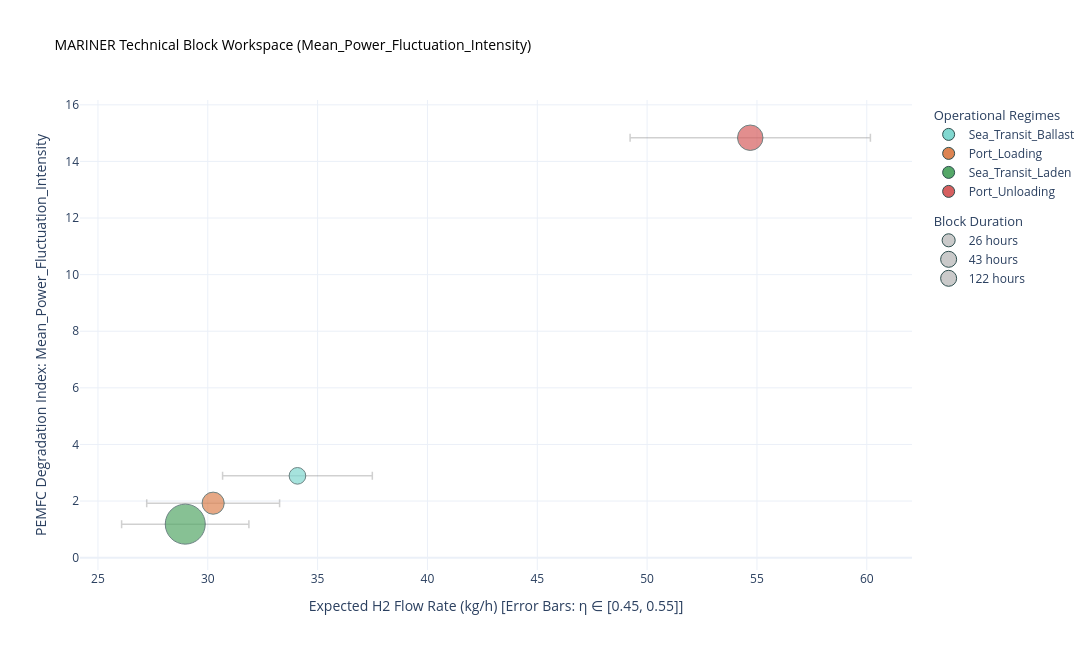
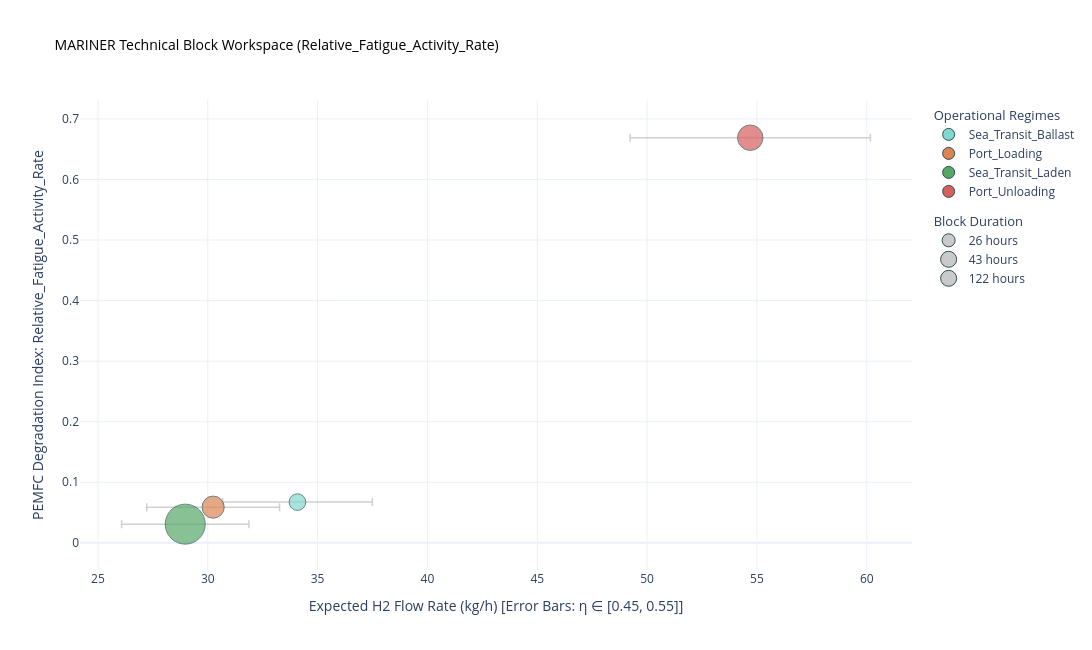

Notebook code for these charts, in order:
### Code cell
fig_bricks_fatigue = plot_block_space(combined_registry, y_axis_metric='Relative_Fatigue_Activity_Rate')
fig_bricks_fatigue.show()

fig_stats_fatigue = plot_mode_statistics(combined_stats, y_axis_metric='Relative_Fatigue_Activity_Rate')
fig_stats_fatigue.show()

### Figure 1 — Plotly figure (JSON) as saved in the notebook; plotly's stock layout.template omitted (floating-point values rounded to 4 significant figures)
{"data": [{"error_x": {"array": [3.408], "color": "rgba(120,120,120,0.35)", "symmetric": true, "thickness": 1.5, "type": "data", "width": 4}, "hoverinfo": "text", "marker": {"color": "#81D8D0", "line": {"color": "DarkSlateGrey", "width": 1}, "size": [21.08], "sizemin": 4, "sizemode": "area", "sizeref": 0.1523}, "mode": "markers", "name": "Sea_Transit_Ballast", "showlegend": false, "text": ["<b>Mode Block: Sea_Transit_Ballast</b><br>File Origin: Wembley_voy_236.csv<br>Handling: Merged<br>Start Timestamp: 2026-01-23 16:20<br>Total Duration: 21.08 h<br>Mean Power Demand: 562.1 kW<br>-----------------------------------<br>H2 Rate: [30.67 - 37.49] kg/h<br>Fatigue Damage Rate: 0.0000 (/s)<br>Power Fluctuation: 2.89 (kW²/s²)<br>"], "type": "scatter", "x": [34.08], "y": [2.89]}, {"error_x": {"array": [3.024], "color": "rgba(120,120,120,0.35)", "symmetric": true, "thickness": 1.5, "type": "data", "width": 4}, "hoverinfo": "text", "marker": {"color": "#DD8452", "line": {"color": "DarkSlateGrey", "width": 1}, "size": [37.33], "sizemin": 4, "sizemode": "area", "sizeref": 0.1523}, "mode": "markers", "name": "Port_Loading", "showlegend": false, "text": ["<b>Mode Block: Port_Loading</b><br>File Origin: Wembley_voy_236.csv<br>Start Timestamp: 2026-01-24 13:25<br>Total Duration: 37.33 h<br>Mean Power Demand: 498.8 kW<br>-----------------------------------<br>H2 Rate: [27.22 - 33.27] kg/h<br>Fatigue Damage Rate: 0.0000 (/s)<br>Power Fluctuation: 1.92 (kW²/s²)<br>"], "type": "scatter", "x": [30.24], "y": [1.924]}, {"error_x": {"array": [2.897], "color": "rgba(120,120,120,0.35)", "symmetric": true, "thickness": 1.5, "type": "data", "width": 4}, "hoverinfo": "text", "marker": {"color": "#55A868", "line": {"color": "DarkSlateGrey", "width": 1}, "size": [121.8], "sizemin": 4, "sizemode": "area", "sizeref": 0.1523}, "mode": "markers", "name": "Sea_Transit_Laden", "showlegend": false, "text": ["<b>Mode Block: Sea_Transit_Laden</b><br>File Origin: Wembley_voy_236.csv<br>Handling: Merged<br>Start Timestamp: 2026-01-26 02:45<br>Total Duration: 121.83 h<br>Mean Power Demand: 477.9 kW<br>-----------------------------------<br>H2 Rate: [26.08 - 31.87] kg/h<br>Fatigue Damage Rate: 0.0000 (/s)<br>Power Fluctuation: 1.18 (kW²/s²)<br>"], "type": "scatter", "x": [28.97], "y": [1.184]}, {"error_x": {"array": [5.47], "color": "rgba(120,120,120,0.35)", "symmetric": true, "thickness": 1.5, "type": "data", "width": 4}, "hoverinfo": "text", "marker": {"color": "#D65F5F", "line": {"color": "DarkSlateGrey", "width": 1}, "size": [49.25], "sizemin": 4, "sizemode": "area", "sizeref": 0.1523}, "mode": "markers", "name": "Port_Unloading", "showlegend": false, "text": ["<b>Mode Block: Port_Unloading</b><br>File Origin: Wembley_voy_236.csv<br>Start Timestamp: 2026-01-31 04:35<br>Total Duration: 49.25 h<br>Mean Power Demand: 902.1 kW<br>-----------------------------------<br>H2 Rate: [49.23 - 60.17] kg/h<br>Fatigue Damage Rate: 0.0000 (/s)<br>Power Fluctuation: 14.84 (kW²/s²)<br>"], "type": "scatter", "x": [54.7], "y": [14.84]}, {"legendgroup": "Modes", "legendgrouptitle": {"text": "Operational Regimes"}, "marker": {"color": "#81D8D0", "line": {"color": "DarkSlateGrey", "width": 1}, "size": 12}, "mode": "markers", "name": "Sea_Transit_Ballast", "type": "scatter", "x": [null], "y": [null]}, {"legendgroup": "Modes", "legendgrouptitle": {"text": "Operational Regimes"}, "marker": {"color": "#DD8452", "line": {"color": "DarkSlateGrey", "width": 1}, "size": 12}, "mode": "markers", "name": "Port_Loading", "type": "scatter", "x": [null], "y": [null]}, {"legendgroup": "Modes", "legendgrouptitle": {"text": "Operational Regimes"}, "marker": {"color": "#55A868", "line": {"color": "DarkSlateGrey", "width": 1}, "size": 12}, "mode": "markers", "name": "Sea_Transit_Laden", "type": "scatter", "x": [null], "y": [null]}, {"legendgroup": "Modes", "legendgrouptitle": {"text": "Operational Regimes"}, "marker": {"color": "#D65F5F", "line": {"color": "DarkSlateGrey", "width": 1}, "size": 12}, "mode": "markers", "name": "Port_Unloading", "type": "scatter", "x": [null], "y": [null]}, {"legendgroup": "Size", "legendgrouptitle": {"text": "Block Duration"}, "marker": {"color": "rgba(150,150,150,0.5)", "line": {"color": "DarkSlateGrey", "width": 1}, "size": 13.07}, "mode": "markers", "name": "26 hours", "type": "scatter", "x": [null], "y": [null]}, {"legendgroup": "Size", "legendgrouptitle": {"text": "Block Duration"}, "marker": {"color": "rgba(150,150,150,0.5)", "line": {"color": "DarkSlateGrey", "width": 1}, "size": 16.8}, "mode": "markers", "name": "43 hours", "type": "scatter", "x": [null], "y": [null]}, {"legendgroup": "Size", "legendgrouptitle": {"text": "Block Duration"}, "marker": {"color": "rgba(150,150,150,0.5)", "line": {"color": "DarkSlateGrey", "width": 1}, "size": 28.3}, "mode": "markers", "name": "122 hours", "type": "scatter", "x": [null], "y": [null]}], "layout": {"height": 650, "hovermode": "closest", "title": {"font": {"color": "black", "size": 14}, "text": "MARINER Technical Block Workspace (Mean_Power_Fluctuation_Intensity)"}, "width": 1100, "xaxis": {"title": {"text": "Expected H2 Flow Rate (kg/h) [Error Bars: η ∈ [0.45, 0.55]]"}}, "yaxis": {"title": {"text": "PEMFC Degradation Index: Mean_Power_Fluctuation_Intensity"}}}}

### Figure 2 — Plotly figure (JSON) as saved in the notebook; plotly's stock layout.template omitted (floating-point values rounded to 4 significant figures)
{"data": [{"error_x": {"array": [3.408], "color": "rgba(120,120,120,0.35)", "symmetric": true, "thickness": 1.5, "type": "data", "width": 4}, "hoverinfo": "text", "marker": {"color": "#81D8D0", "line": {"color": "DarkSlateGrey", "width": 1}, "size": [21.08], "sizemin": 4, "sizemode": "area", "sizeref": 0.1523}, "mode": "markers", "name": "Sea_Transit_Ballast", "showlegend": false, "text": ["<b>Mode Block: Sea_Transit_Ballast</b><br>File Origin: Wembley_voy_236.csv<br>Handling: Merged<br>Start Timestamp: 2026-01-23 16:20<br>Total Duration: 21.08 h<br>Mean Power Demand: 562.1 kW<br>-----------------------------------<br>H2 Rate: [30.67 - 37.49] kg/h<br>Fatigue Damage Rate: 0.0000 (/s)<br>Power Fluctuation: 2.89 (kW²/s²)<br>"], "type": "scatter", "x": [34.08], "y": [0.06727]}, {"error_x": {"array": [3.024], "color": "rgba(120,120,120,0.35)", "symmetric": true, "thickness": 1.5, "type": "data", "width": 4}, "hoverinfo": "text", "marker": {"color": "#DD8452", "line": {"color": "DarkSlateGrey", "width": 1}, "size": [37.33], "sizemin": 4, "sizemode": "area", "sizeref": 0.1523}, "mode": "markers", "name": "Port_Loading", "showlegend": false, "text": ["<b>Mode Block: Port_Loading</b><br>File Origin: Wembley_voy_236.csv<br>Start Timestamp: 2026-01-24 13:25<br>Total Duration: 37.33 h<br>Mean Power Demand: 498.8 kW<br>-----------------------------------<br>H2 Rate: [27.22 - 33.27] kg/h<br>Fatigue Damage Rate: 0.0000 (/s)<br>Power Fluctuation: 1.92 (kW²/s²)<br>"], "type": "scatter", "x": [30.24], "y": [0.05894]}, {"error_x": {"array": [2.897], "color": "rgba(120,120,120,0.35)", "symmetric": true, "thickness": 1.5, "type": "data", "width": 4}, "hoverinfo": "text", "marker": {"color": "#55A868", "line": {"color": "DarkSlateGrey", "width": 1}, "size": [121.8], "sizemin": 4, "sizemode": "area", "sizeref": 0.1523}, "mode": "markers", "name": "Sea_Transit_Laden", "showlegend": false, "text": ["<b>Mode Block: Sea_Transit_Laden</b><br>File Origin: Wembley_voy_236.csv<br>Handling: Merged<br>Start Timestamp: 2026-01-26 02:45<br>Total Duration: 121.83 h<br>Mean Power Demand: 477.9 kW<br>-----------------------------------<br>H2 Rate: [26.08 - 31.87] kg/h<br>Fatigue Damage Rate: 0.0000 (/s)<br>Power Fluctuation: 1.18 (kW²/s²)<br>"], "type": "scatter", "x": [28.97], "y": [0.03091]}, {"error_x": {"array": [5.47], "color": "rgba(120,120,120,0.35)", "symmetric": true, "thickness": 1.5, "type": "data", "width": 4}, "hoverinfo": "text", "marker": {"color": "#D65F5F", "line": {"color": "DarkSlateGrey", "width": 1}, "size": [49.25], "sizemin": 4, "sizemode": "area", "sizeref": 0.1523}, "mode": "markers", "name": "Port_Unloading", "showlegend": false, "text": ["<b>Mode Block: Port_Unloading</b><br>File Origin: Wembley_voy_236.csv<br>Start Timestamp: 2026-01-31 04:35<br>Total Duration: 49.25 h<br>Mean Power Demand: 902.1 kW<br>-----------------------------------<br>H2 Rate: [49.23 - 60.17] kg/h<br>Fatigue Damage Rate: 0.0000 (/s)<br>Power Fluctuation: 14.84 (kW²/s²)<br>"], "type": "scatter", "x": [54.7], "y": [0.6689]}, {"legendgroup": "Modes", "legendgrouptitle": {"text": "Operational Regimes"}, "marker": {"color": "#81D8D0", "line": {"color": "DarkSlateGrey", "width": 1}, "size": 12}, "mode": "markers", "name": "Sea_Transit_Ballast", "type": "scatter", "x": [null], "y": [null]}, {"legendgroup": "Modes", "legendgrouptitle": {"text": "Operational Regimes"}, "marker": {"color": "#DD8452", "line": {"color": "DarkSlateGrey", "width": 1}, "size": 12}, "mode": "markers", "name": "Port_Loading", "type": "scatter", "x": [null], "y": [null]}, {"legendgroup": "Modes", "legendgrouptitle": {"text": "Operational Regimes"}, "marker": {"color": "#55A868", "line": {"color": "DarkSlateGrey", "width": 1}, "size": 12}, "mode": "markers", "name": "Sea_Transit_Laden", "type": "scatter", "x": [null], "y": [null]}, {"legendgroup": "Modes", "legendgrouptitle": {"text": "Operational Regimes"}, "marker": {"color": "#D65F5F", "line": {"color": "DarkSlateGrey", "width": 1}, "size": 12}, "mode": "markers", "name": "Port_Unloading", "type": "scatter", "x": [null], "y": [null]}, {"legendgroup": "Size", "legendgrouptitle": {"text": "Block Duration"}, "marker": {"color": "rgba(150,150,150,0.5)", "line": {"color": "DarkSlateGrey", "width": 1}, "size": 13.07}, "mode": "markers", "name": "26 hours", "type": "scatter", "x": [null], "y": [null]}, {"legendgroup": "Size", "legendgrouptitle": {"text": "Block Duration"}, "marker": {"color": "rgba(150,150,150,0.5)", "line": {"color": "DarkSlateGrey", "width": 1}, "size": 16.8}, "mode": "markers", "name": "43 hours", "type": "scatter", "x": [null], "y": [null]}, {"legendgroup": "Size", "legendgrouptitle": {"text": "Block Duration"}, "marker": {"color": "rgba(150,150,150,0.5)", "line": {"color": "DarkSlateGrey", "width": 1}, "size": 28.3}, "mode": "markers", "name": "122 hours", "type": "scatter", "x": [null], "y": [null]}], "layout": {"height": 650, "hovermode": "closest", "title": {"font": {"color": "black", "size": 14}, "text": "MARINER Technical Block Workspace (Relative_Fatigue_Activity_Rate)"}, "width": 1100, "xaxis": {"title": {"text": "Expected H2 Flow Rate (kg/h) [Error Bars: η ∈ [0.45, 0.55]]"}}, "yaxis": {"title": {"text": "PEMFC Degradation Index: Relative_Fatigue_Activity_Rate"}}}}
